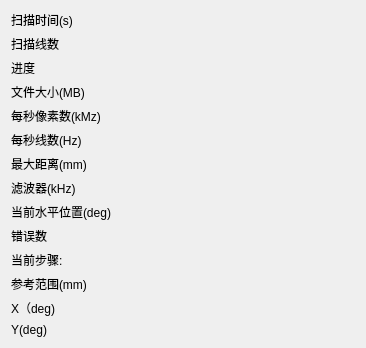
<?xml version="1.0" encoding="UTF-8"?>
<ui version="4.0">
 <class>ZF9012StatusWidget</class>
 <widget class="QWidget" name="ZF9012StatusWidget">
  <property name="geometry">
   <rect>
    <x>0</x>
    <y>0</y>
    <width>366</width>
    <height>264</height>
   </rect>
  </property>
  <property name="windowTitle">
   <string>Form</string>
  </property>
  <layout class="QGridLayout" name="gridLayout">
   <item row="0" column="0">
    <widget class="QLabel" name="scanningTimeLabel">
     <property name="text">
      <string>扫描时间(s)</string>
     </property>
    </widget>
   </item>
   <item row="0" column="1">
    <widget class="QLabel" name="scanningTimeValue">
     <property name="text">
      <string/>
     </property>
     <property name="alignment">
      <set>Qt::AlignRight|Qt::AlignTrailing|Qt::AlignVCenter</set>
     </property>
    </widget>
   </item>
   <item row="1" column="0">
    <widget class="QLabel" name="numOfLinesLabel">
     <property name="text">
      <string>扫描线数</string>
     </property>
    </widget>
   </item>
   <item row="1" column="1">
    <widget class="QLabel" name="numOfLinesValue">
     <property name="text">
      <string/>
     </property>
     <property name="alignment">
      <set>Qt::AlignRight|Qt::AlignTrailing|Qt::AlignVCenter</set>
     </property>
    </widget>
   </item>
   <item row="2" column="0">
    <widget class="QLabel" name="progressLabel">
     <property name="text">
      <string>进度</string>
     </property>
    </widget>
   </item>
   <item row="2" column="1">
    <widget class="QLabel" name="progressValue">
     <property name="text">
      <string/>
     </property>
     <property name="alignment">
      <set>Qt::AlignRight|Qt::AlignTrailing|Qt::AlignVCenter</set>
     </property>
    </widget>
   </item>
   <item row="3" column="0">
    <widget class="QLabel" name="fileSizeLabel">
     <property name="text">
      <string>文件大小(MB)</string>
     </property>
    </widget>
   </item>
   <item row="3" column="1">
    <widget class="QLabel" name="fileSizeValue">
     <property name="text">
      <string/>
     </property>
     <property name="alignment">
      <set>Qt::AlignRight|Qt::AlignTrailing|Qt::AlignVCenter</set>
     </property>
    </widget>
   </item>
   <item row="4" column="0">
    <widget class="QLabel" name="pixelPerSecondLabel">
     <property name="text">
      <string>每秒像素数(kMz)</string>
     </property>
    </widget>
   </item>
   <item row="4" column="1">
    <widget class="QLabel" name="pixelPerSecondValue">
     <property name="text">
      <string/>
     </property>
     <property name="alignment">
      <set>Qt::AlignRight|Qt::AlignTrailing|Qt::AlignVCenter</set>
     </property>
    </widget>
   </item>
   <item row="5" column="0">
    <widget class="QLabel" name="linesPerSecondLabel">
     <property name="text">
      <string>每秒线数(Hz)</string>
     </property>
    </widget>
   </item>
   <item row="5" column="1">
    <widget class="QLabel" name="linesPerSecondValue">
     <property name="text">
      <string/>
     </property>
     <property name="alignment">
      <set>Qt::AlignRight|Qt::AlignTrailing|Qt::AlignVCenter</set>
     </property>
    </widget>
   </item>
   <item row="6" column="0">
    <widget class="QLabel" name="maxRangeLabel">
     <property name="text">
      <string>最大距离(mm)</string>
     </property>
    </widget>
   </item>
   <item row="6" column="1">
    <widget class="QLabel" name="maxRangeValue">
     <property name="text">
      <string/>
     </property>
     <property name="alignment">
      <set>Qt::AlignRight|Qt::AlignTrailing|Qt::AlignVCenter</set>
     </property>
    </widget>
   </item>
   <item row="7" column="0">
    <widget class="QLabel" name="filterLabel">
     <property name="text">
      <string>滤波器(kHz)</string>
     </property>
    </widget>
   </item>
   <item row="7" column="1">
    <widget class="QLabel" name="filterValue">
     <property name="text">
      <string/>
     </property>
     <property name="alignment">
      <set>Qt::AlignRight|Qt::AlignTrailing|Qt::AlignVCenter</set>
     </property>
    </widget>
   </item>
   <item row="8" column="0">
    <widget class="QLabel" name="currentHorzPositionLabel">
     <property name="text">
      <string>当前水平位置(deg)</string>
     </property>
    </widget>
   </item>
   <item row="8" column="1">
    <widget class="QLabel" name="currentHorzPositionValue">
     <property name="text">
      <string/>
     </property>
     <property name="alignment">
      <set>Qt::AlignRight|Qt::AlignTrailing|Qt::AlignVCenter</set>
     </property>
    </widget>
   </item>
   <item row="9" column="0">
    <widget class="QLabel" name="numberOfErrorsLabel">
     <property name="text">
      <string>错误数</string>
     </property>
    </widget>
   </item>
   <item row="9" column="1">
    <widget class="QLabel" name="numberOfErrorsValue">
     <property name="text">
      <string/>
     </property>
     <property name="alignment">
      <set>Qt::AlignRight|Qt::AlignTrailing|Qt::AlignVCenter</set>
     </property>
    </widget>
   </item>
   <item row="10" column="0">
    <widget class="QLabel" name="currentStepLabel">
     <property name="text">
      <string>当前步骤:</string>
     </property>
    </widget>
   </item>
   <item row="10" column="1">
    <widget class="QLabel" name="currentStepValue">
     <property name="text">
      <string/>
     </property>
     <property name="alignment">
      <set>Qt::AlignRight|Qt::AlignTrailing|Qt::AlignVCenter</set>
     </property>
    </widget>
   </item>
   <item row="11" column="0">
    <widget class="QLabel" name="referenzRangeLabel">
     <property name="text">
      <string>参考范围(mm)</string>
     </property>
    </widget>
   </item>
   <item row="11" column="1">
    <widget class="QLabel" name="referenzRangeValue">
     <property name="text">
      <string/>
     </property>
     <property name="alignment">
      <set>Qt::AlignRight|Qt::AlignTrailing|Qt::AlignVCenter</set>
     </property>
    </widget>
   </item>
   <item row="12" column="0">
    <widget class="QLabel" name="xLevelLabel">
     <property name="text">
      <string>X（deg)</string>
     </property>
    </widget>
   </item>
   <item row="12" column="1">
    <widget class="QLabel" name="xLevelValue">
     <property name="text">
      <string/>
     </property>
     <property name="alignment">
      <set>Qt::AlignRight|Qt::AlignTrailing|Qt::AlignVCenter</set>
     </property>
    </widget>
   </item>
   <item row="13" column="0">
    <widget class="QLabel" name="yLevelLabel">
     <property name="text">
      <string>Y(deg)</string>
     </property>
    </widget>
   </item>
   <item row="13" column="1">
    <widget class="QLabel" name="yLevelValue">
     <property name="text">
      <string/>
     </property>
     <property name="alignment">
      <set>Qt::AlignRight|Qt::AlignTrailing|Qt::AlignVCenter</set>
     </property>
    </widget>
   </item>
  </layout>
 </widget>
 <resources/>
 <connections/>
</ui>
